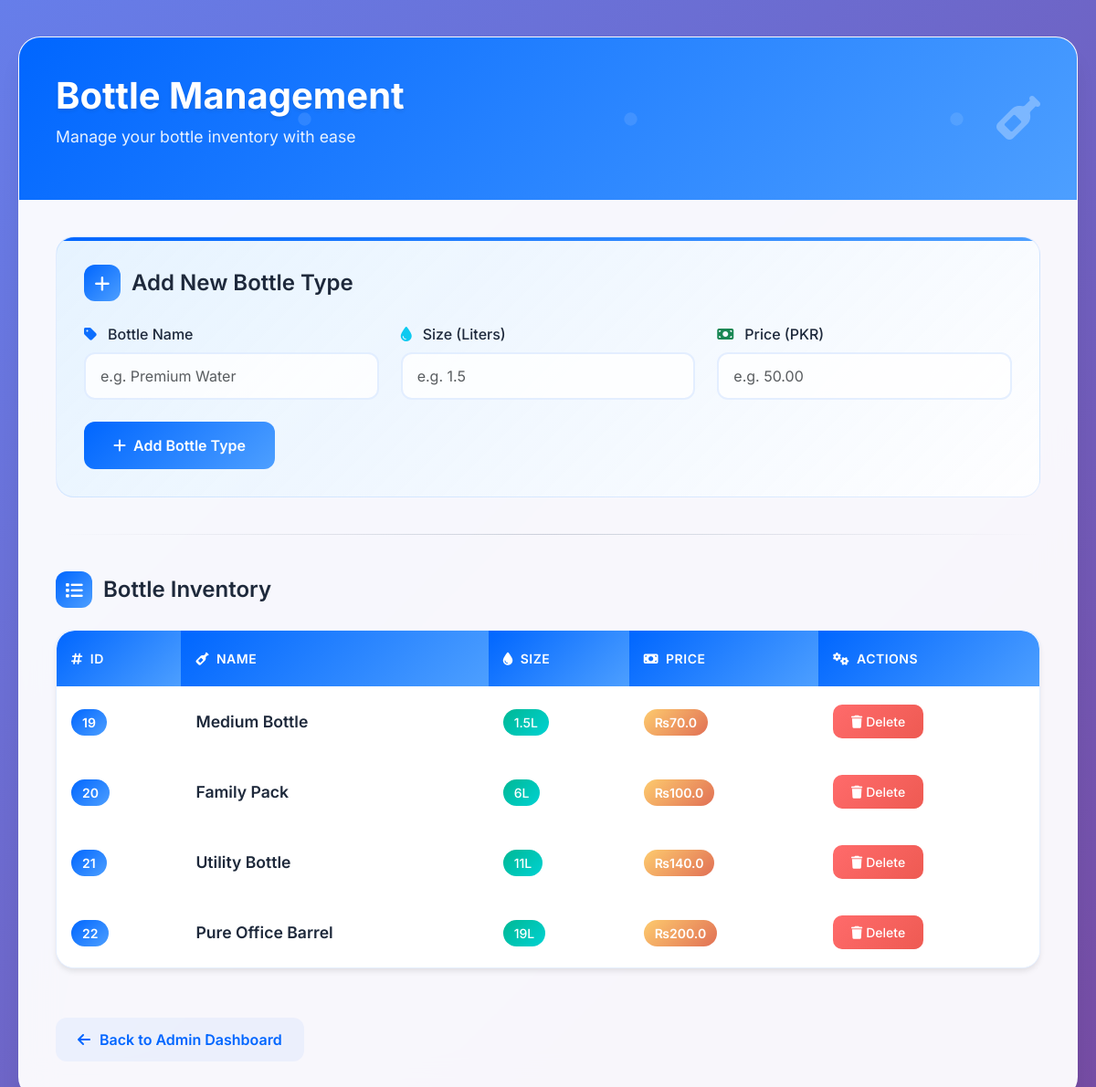
/bottles/list (signed in), run on the app's committed database.
### tables this page shows
CREATE TABLE bottles (
            id INTEGER PRIMARY KEY AUTOINCREMENT,
            name TEXT NOT NULL,
            size_liters INTEGER NOT NULL,
            price REAL NOT NULL
        );

### routes/bottle_routes.py (the view)
@bottle_bp.route('/list', methods=['GET', 'POST'])
def bottle_list():
    if 'admin' not in session:
        return redirect('/admin/login')
    conn = get_db_connection()
    if request.method == 'POST':
        name = request.form['name']
        size = float(request.form['size_liters'])
        price = float(request.form['price'])
        insert_bottle(conn,name, size, price)
        flash('Bottle added!')
    bottles = get_all_bottles(conn)
    return render_template('bottle_list.html', bottles=bottles)

### models/bottle.py (called while the page is built)
def get_all_bottles(conn):
    cursor = conn.cursor()
    cursor.execute('SELECT id, name, size_liters, price FROM bottles')
    rows = cursor.fetchall()
    return [{'id': row[0], 'name': row[1], 'size_liters': row[2], 'price': row[3]} for row in rows]

### utils/db.py (called while the page is built)
def get_db_connection():
    conn = sqlite3.connect('database.db')
    conn.row_factory = sqlite3.Row
    return conn

### templates/bottle_list.html (shortened to what this page needs)
<!DOCTYPE html>
<html lang="en">
<head>
    <link href="https://cdn.jsdelivr.net/npm/bootstrap@5.3.0/dist/css/bootstrap.min.css" rel="stylesheet">
    <link rel="stylesheet" href="https://cdnjs.cloudflare.com/ajax/libs/font-awesome/6.4.0/css/all.min.css">
</head>
<body>
    <div class="main-container">
        <div class="glass-card">
            <div class="header-section">
                <div class="header-content">
                    <h1 class="page-title">Bottle Management</h1>
                    <p class="page-subtitle">Manage your bottle inventory with ease</p>
                </div>
                <div class="bottle-icon">
                    <i class="fas fa-wine-bottle"></i>
                </div>
            </div>
            <div class="content-section">
                <div class="form-card">
                    <h4 class="section-title">
                        <div class="section-icon">
                            <i class="fas fa-plus"></i>
                        </div>
                        Add New Bottle Type
                    </h4>
                    <form method="POST" class="row g-4" id="bottleForm">
                        <div class="col-md-4">
                            <label class="form-label">
                                <i class="fas fa-tag text-primary me-1"></i>
                                Bottle Name
                            </label>
                            <input type="text" name="name" class="form-control" placeholder="e.g. Premium Water" required>
                        </div>
                        <div class="col-md-4">
                            <label class="form-label">
                                <i class="fas fa-tint text-info me-1"></i>
                                Size (Liters)
                            </label>
                            <input type="number" name="size_liters" class="form-control" placeholder="e.g. 1.5" step="0.1" required>
                        </div>
                        <div class="col-md-4">
                            <label class="form-label">
                                <i class="fas fa-money-bill text-success me-1"></i>
                                Price (PKR)
                            </label>
                            <input type="number" step="0.01" name="price" class="form-control" placeholder="e.g. 50.00" required>
                        </div>
                        <div class="col-12">
                            <button type="submit" class="btn btn-primary" id="submitBtn">
                                <i class="fas fa-plus me-2"></i>Add Bottle Type
                            </button>
                        </div>
                    </form>
                </div>
                <hr class="section-divider">
                <div class="mb-4">
                    <h4 class="section-title">
                        <div class="section-icon">
                            <i class="fas fa-list"></i>
                        </div>
                        Bottle Inventory
                    </h4>
                    <div class="table-container">
                        {% if bottles %}
                        <div class="table-responsive">
                            <table class="table">
                                <thead>
                                    <tr>
                                        <th><i class="fas fa-hashtag me-2"></i>ID</th>
                                        <th><i class="fas fa-wine-bottle me-2"></i>Name</th>
                                        <th><i class="fas fa-tint me-2"></i>Size</th>
                                        <th><i class="fas fa-money-bill me-2"></i>Price</th>
                                        <th><i class="fas fa-cogs me-2"></i>Actions</th>
                                    </tr>
                                </thead>
                                <tbody>
                                    {% for bottle in bottles %}
                                    <tr>
                                        <td>
                                            <span class="id-badge">{{ bottle['id'] }}</span>
                                        </td>
                                        <td>
                                            <span class="bottle-name">{{ bottle['name'] }}</span>
                                        </td>
                                        <td>
                                            <span class="size-badge">{{ bottle['size_liters'] }}L</span>
                                        </td>
                                        <td>
                                            <span class="price-badge">₨{{ bottle['price'] }}</span>
                                        </td>
                                        <td>
                                            <a href="/bottles/delete/{{ bottle['id'] }}" class="btn btn-sm btn-danger" onclick="return confirm('Are you sure you want to delete this bottle type?')">
                                                <i class="fas fa-trash me-1"></i>Delete
                                            </a>
                                        </td>
                                    </tr>
                                    {% endfor %}
                                </tbody>
                            </table>
                        </div>
                        {% else %}
                        <div class="empty-state">
                            <i class="fas fa-wine-bottle"></i>
                            <h4>No Bottle Types Found</h4>
                            <p>Add your first bottle type using the form above.</p>
                        </div>
                        {% endif %}
                    </div>
                </div>
                <a href="/admin/dashboard" class="back-link">
                    <i class="fas fa-arrow-left"></i>
                    Back to Admin Dashboard
                </a>
            </div>
        </div>
    </div>
</body>
</html>

### data on the page
bottles: id "19", name "Medium Bottle", size_liters "1.5", price "70.0"
bottles: id "20", name "Family Pack", size_liters "6", price "100.0"
bottles: id "21", name "Utility Bottle", size_liters "11", price "140.0"
bottles: id "22", name "Pure Office Barrel", size_liters "19", price "200.0"
